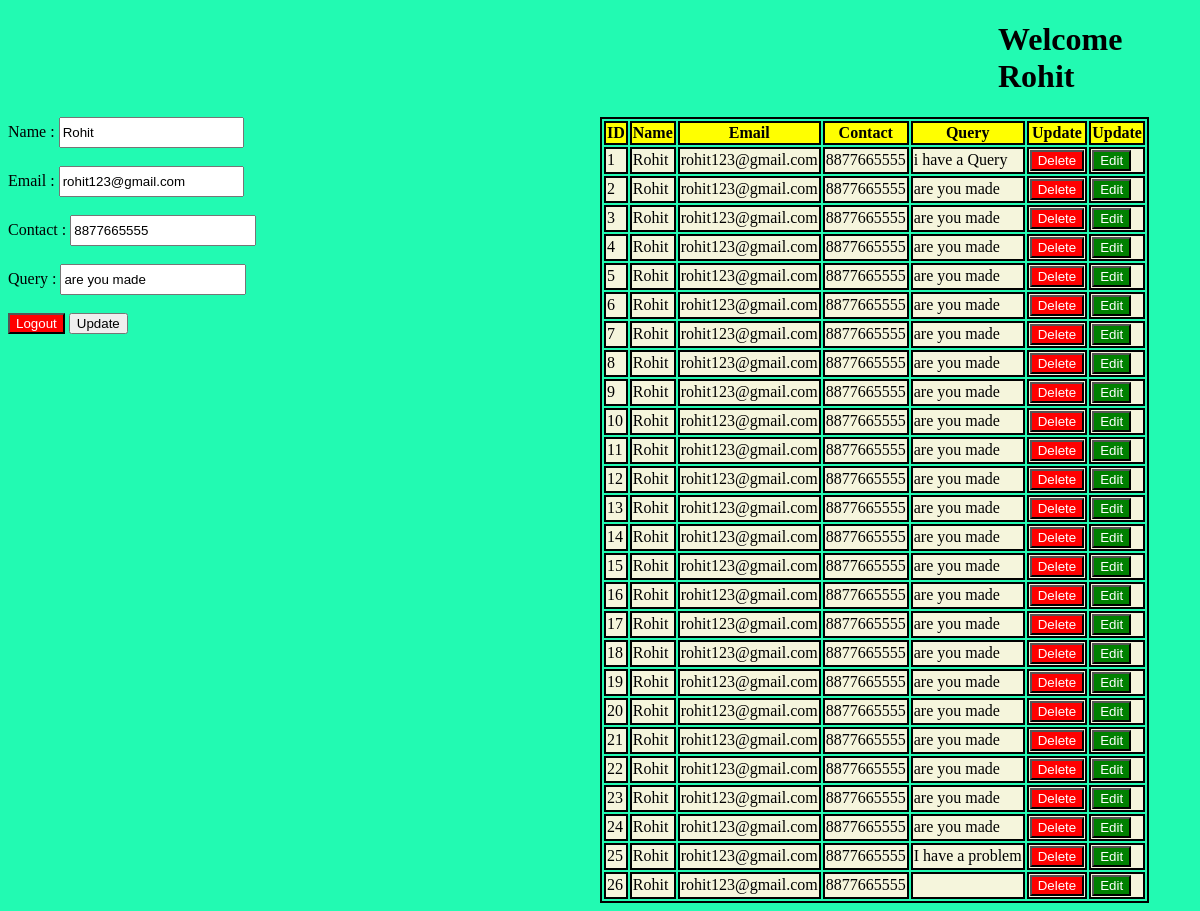
The page /edit/46 on the database as committed earlier.
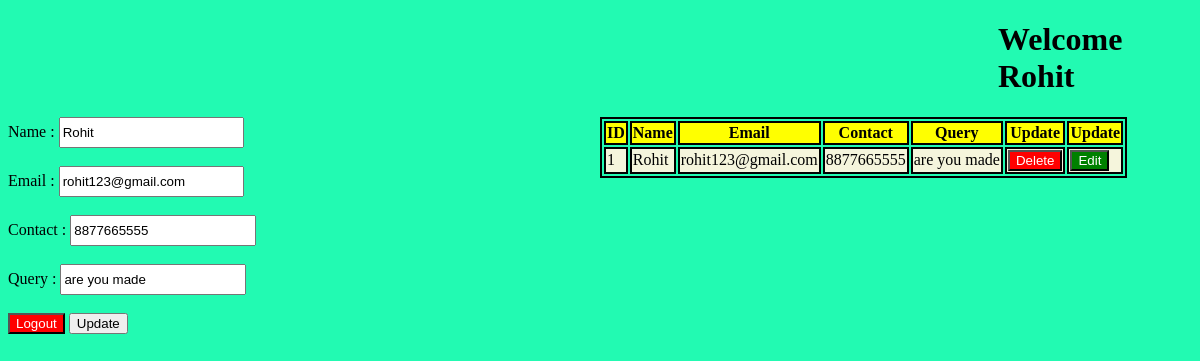
The same page on the database as committed later.
### app/models.py (models this page shows, shortened)
class Query(models.Model):
    stu_name=models.CharField(max_length=50)
    stu_email=models.EmailField()
    stu_contact=models.IntegerField()
    stu_query=models.TextField()

### app/views.py (the view)
# urls.py: path('edit/<int:pk>',views.edit, name='edit'),
def edit(request,pk):
    data=Query.objects.get(id=pk)
    name=data.stu_name
    email=data.stu_email
    contact=data.stu_contact
    query=data.stu_query
    alldata=Query.objects.filter(stu_email=email)
    use_data=Student.objects.get(stu_email=email)
    email1=use_data.stu_email
    name1=use_data.stu_name
    contact1=use_data.stu_contact
    password1=use_data.stu_password
    data={
        'nm':name1,
        'em':email1,
        'con':contact1,
        'query':query
        }
    edit_detail={
        'nm':name1,
        'em':email1,
        'con':contact1,
        'query':query
    }
    return render(request,'display.html',{'data':alldata,'user':data,'key2':edit_detail})

### app/templates/display.html (shortened to what this page needs)
<!DOCTYPE html>
<html lang="en">
<head>
</head>
<body style="background-color:rgb(34, 250, 178)">
    <h1 style="padding-left: 990px;">Welcome {{user.nm}}</h1>
    <div id="main">
        {% if key2 %}
        <form action="{% url 'query' %}" method="post" style="width: 50%;">
            Name : <input type="text" name="name" value="{{user.nm}}"   id="ipt"><br><br>
            Email : <input type="text" name="email" value="{{user.em}}"  id="ipt"><br><br>
            Contact : <input type="text" name="contact" value="{{user.con}}"  id="ipt"><br><br>
            Query : <input type="text" name="query" value="{{user.query}}" id="ipt" ><br><br>
            <a href="{% url 'logout' %}"><button id="btn">Logout</button></a>
            <button type="submit">Update</button>
        </form><br><br>
        {% endif %}
        <div class="container" style="width: 50%;">
            <table class="table" style="border: 2px solid black;">
                <thead style="background-color: yellow">
                    <tr>
                        <th style="border: 2px solid black;">ID </th>
                        <th style="border: 2px solid black;">Name</th>
                        <th style="border: 2px solid black;">Email</th>
                        <th style="border: 2px solid black;">Contact</th>
                        <th style="border: 2px solid black;">Query</th>
                        <th style="border: 2px solid black;">Update</th>
                        <th style="border: 2px solid black;">Update</th>
                    </tr>
                </thead>
                <tbody style="background-color: beige;">
                    {% for i in data %}
                    <tr >
                        <td style="border: 2px solid black;">{{forloop.counter}}</td>
                        <td style="border: 2px solid black;">{{i.stu_name}}</td>
                        <td style="border: 2px solid black;">{{i.stu_email}}</td>
                        <td style="border: 2px solid black;">{{i.stu_contact}}</td>
                        <td style="border: 2px solid black;">{{i.stu_query}}</td>
                        <td style="border: 2px solid black;"><a href="{% url 'delete' pk=i.id %}"><button id="btn">Delete</button></a></td>
                        <td style="border: 2px solid black;"><a href="{% url 'edit' pk=i.id %}"><button id="btn1">Edit</button></a></td>
                    </tr>
                    {% endfor %}
                </tbody>
            </table>
        </div> <br>
    </div>
</body>
</html>

Rows that differ between the two databases and show on the page:
removed Query: stu_name "Rohit", stu_email "rohit123@gmail.com", stu_contact "8877665555", stu_query "i have a Query"
removed Query: stu_name "Rohit", stu_email "rohit123@gmail.com", stu_contact "8877665555", stu_query "are you made"
removed Query: stu_name "Rohit", stu_email "rohit123@gmail.com", stu_contact "8877665555", stu_query "are you made"
removed Query: stu_name "Rohit", stu_email "rohit123@gmail.com", stu_contact "8877665555", stu_query "are you made"
removed Query: stu_name "Rohit", stu_email "rohit123@gmail.com", stu_contact "8877665555", stu_query "are you made"
removed Query: stu_name "Rohit", stu_email "rohit123@gmail.com", stu_contact "8877665555", stu_query "are you made"
removed Query: stu_name "Rohit", stu_email "rohit123@gmail.com", stu_contact "8877665555", stu_query "are you made"
removed Query: stu_name "Rohit", stu_email "rohit123@gmail.com", stu_contact "8877665555", stu_query "are you made"
removed Query: stu_name "Rohit", stu_email "rohit123@gmail.com", stu_contact "8877665555", stu_query "are you made"
removed Query: stu_name "Rohit", stu_email "rohit123@gmail.com", stu_contact "8877665555", stu_query "are you made"
removed Query: stu_name "Rohit", stu_email "rohit123@gmail.com", stu_contact "8877665555", stu_query "are you made"
removed Query: stu_name "Rohit", stu_email "rohit123@gmail.com", stu_contact "8877665555", stu_query "are you made"
removed Query: stu_name "Rohit", stu_email "rohit123@gmail.com", stu_contact "8877665555", stu_query "are you made"
removed Query: stu_name "Rohit", stu_email "rohit123@gmail.com", stu_contact "8877665555", stu_query "are you made"
removed Query: stu_name "Rohit", stu_email "rohit123@gmail.com", stu_contact "8877665555", stu_query "are you made"
removed Query: stu_name "Rohit", stu_email "rohit123@gmail.com", stu_contact "8877665555", stu_query "are you made"
removed Query: stu_name "Rohit", stu_email "rohit123@gmail.com", stu_contact "8877665555", stu_query "are you made"
removed Query: stu_name "Rohit", stu_email "rohit123@gmail.com", stu_contact "8877665555", stu_query "are you made"
removed Query: stu_name "Rohit", stu_email "rohit123@gmail.com", stu_contact "8877665555", stu_query "are you made"
removed Query: stu_name "Rohit", stu_email "rohit123@gmail.com", stu_contact "8877665555", stu_query "are you made"
removed Query: stu_name "Rohit", stu_email "rohit123@gmail.com", stu_contact "8877665555", stu_query "are you made"
removed Query: stu_name "Rohit", stu_email "rohit123@gmail.com", stu_contact "8877665555", stu_query "are you made"
removed Query: stu_name "Rohit", stu_email "rohit123@gmail.com", stu_contact "8877665555", stu_query "are you made"
removed Query: stu_name "Rohit", stu_email "rohit123@gmail.com", stu_contact "8877665555", stu_query "I have a problem"
removed Query: stu_name "Rohit", stu_email "rohit123@gmail.com", stu_contact "8877665555"
